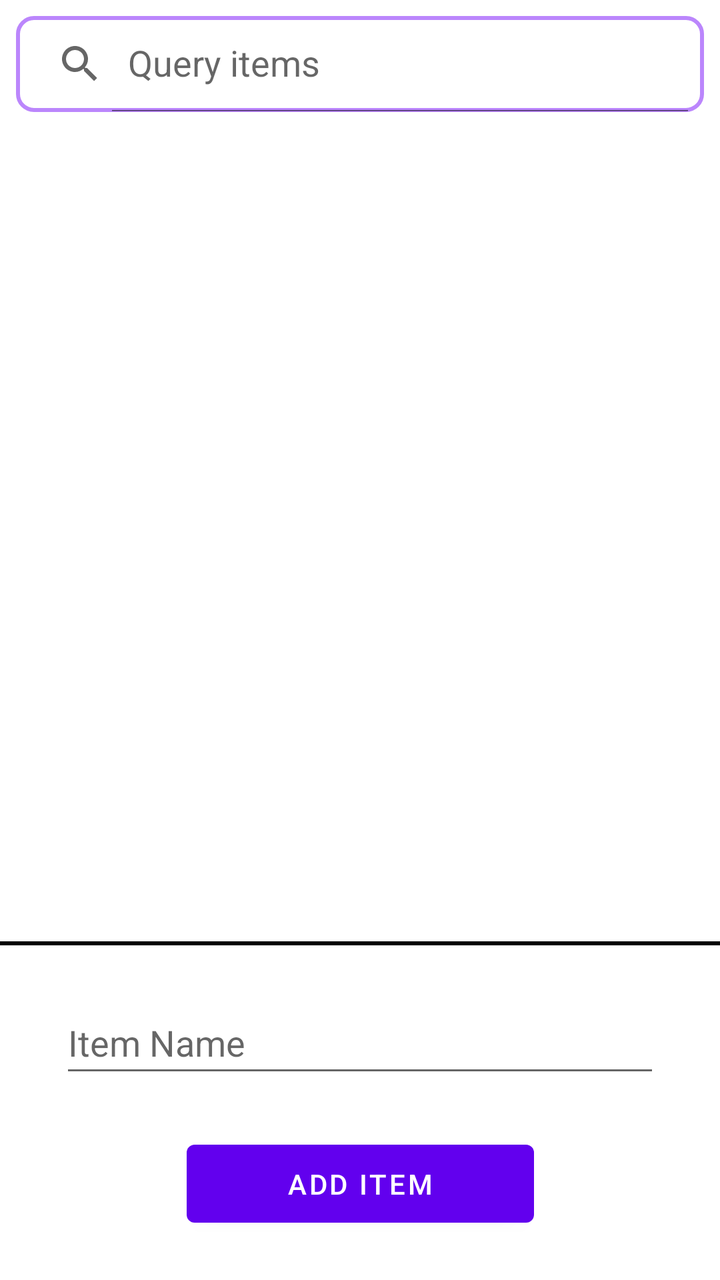
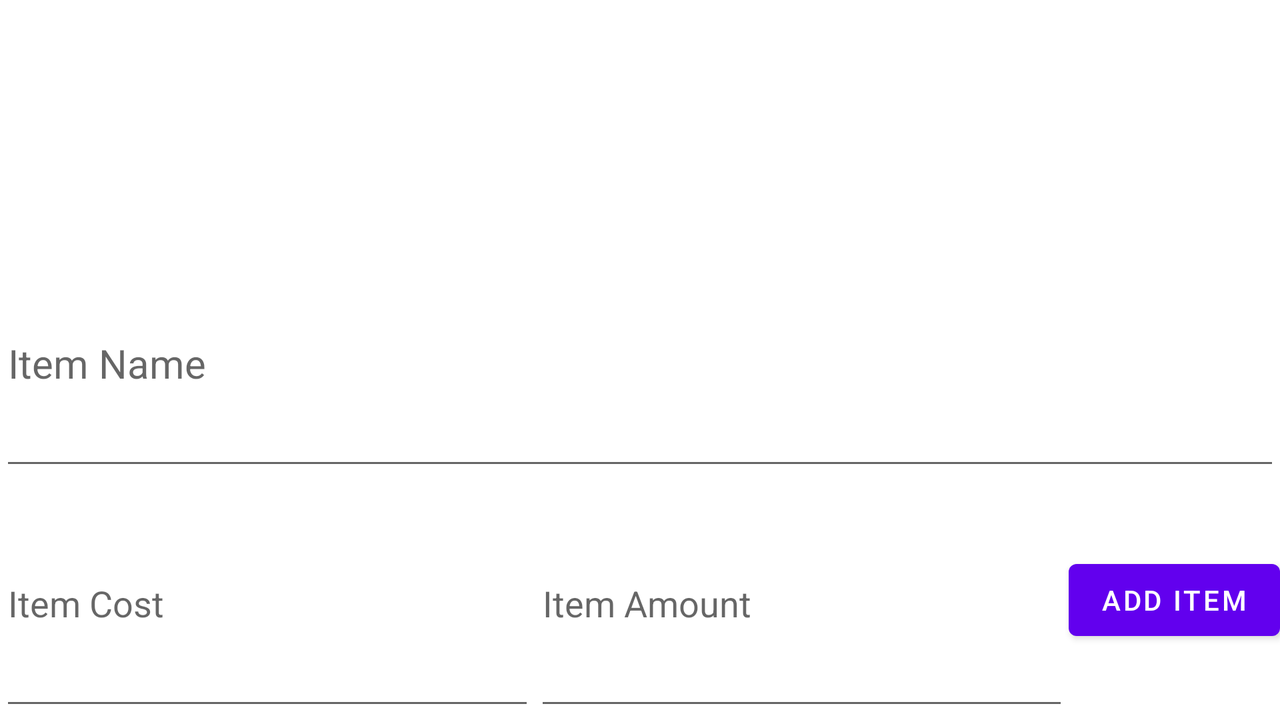

Two renders of one Android screen. The first uses the default layout on a phone; the second uses the alternative layout the repository ships for a different screen configuration, on a matching device. The two XML files are below.
<!-- AndroidManifest.xml: application theme Theme.MyApplication -->
<!-- res/layout/fragment_slideshow.xml -->
<?xml version="1.0" encoding="utf-8"?>
<androidx.constraintlayout.widget.ConstraintLayout xmlns:android="http://schemas.android.com/apk/res/android"
    xmlns:app="http://schemas.android.com/apk/res-auto"
    xmlns:tools="http://schemas.android.com/tools"
    android:layout_width="match_parent"
    android:layout_height="match_parent"
    android:layout_margin="0dp"
    tools:context=".ui.slideshow.SlideshowFragment">

    <androidx.appcompat.widget.SearchView
        android:id="@+id/searchView"
        android:layout_width="0dp"
        android:layout_height="wrap_content"
        android:layout_margin="8dp"
        app:queryHint="Query items"
        app:layout_constraintEnd_toEndOf="parent"
        app:flow_horizontalBias="0.5"
        app:layout_constraintStart_toStartOf="parent"
        app:layout_constraintTop_toTopOf="parent"
        android:background="@drawable/search_view"
        app:iconifiedByDefault="false"
        app:layout_constraintBottom_toTopOf="@+id/scrollView"/>

    <TextView
        android:id="@+id/noItemsAlert"
        android:layout_width="match_parent"
        android:layout_height="wrap_content"
        android:layout_margin="20dp"
        android:text="No items registered yet"
        android:textSize="30sp"
        android:textAlignment="center"
        android:visibility="gone"
        app:layout_constraintStart_toStartOf="parent"
        app:layout_constraintEnd_toEndOf="parent"
        app:layout_constraintTop_toTopOf="parent"
        app:layout_constraintBottom_toTopOf="@+id/guideline2"/>

    <androidx.core.widget.NestedScrollView
        android:id="@+id/scrollView"
        android:layout_width="match_parent"
        android:layout_height="0dp"
        android:fillViewport="true"
        app:layout_constraintBottom_toTopOf="@+id/hr"
        app:layout_constraintEnd_toEndOf="parent"
        app:layout_constraintHorizontal_bias="0.0"
        app:layout_constraintStart_toStartOf="parent"
        app:layout_constraintTop_toBottomOf="@+id/searchView">

        <androidx.recyclerview.widget.RecyclerView
            android:id="@+id/recycle"
            android:layout_width="match_parent"
            android:layout_height="wrap_content">

        </androidx.recyclerview.widget.RecyclerView>
    </androidx.core.widget.NestedScrollView>

    <androidx.constraintlayout.widget.Guideline
        android:id="@+id/guideline2"
        android:layout_width="wrap_content"
        android:layout_height="wrap_content"
        android:orientation="horizontal"
        app:layout_constraintEnd_toEndOf="parent"
        app:layout_constraintStart_toStartOf="parent"
        app:layout_constraintTop_toBottomOf="@+id/scrollView"
        app:layout_constraintBottom_toTopOf="@+id/hr"
        app:layout_constraintGuide_percent="0.7"
        />


    <View
        android:id="@+id/hr"
        android:layout_width="match_parent"
        android:layout_height="2dp"
        android:background="#000000"
        app:layout_constraintBottom_toTopOf="@id/edit1"
        app:layout_constraintEnd_toEndOf="parent"
        app:layout_constraintHorizontal_bias="0.0"
        app:layout_constraintStart_toStartOf="parent"
        app:layout_constraintTop_toBottomOf="@+id/guideline2" />

    <EditText
        android:id="@+id/edit1"
        android:layout_width="match_parent"
        android:layout_height="wrap_content"
        android:layout_marginHorizontal="30dp"
        android:ems="10"
        android:hint="@string/itemName"
        android:inputType="textPersonName"
        android:minHeight="48dp"
        app:layout_constraintBottom_toTopOf="@+id/buttonNewItem"
        app:layout_constraintEnd_toEndOf="parent"
        app:layout_constraintStart_toStartOf="parent"
        app:layout_constraintTop_toBottomOf="@+id/hr" />


    <Button
        android:id="@+id/buttonNewItem"
        android:layout_width="wrap_content"
        android:layout_height="wrap_content"
        android:layout_margin="0dp"
        android:paddingHorizontal="50dp"
        android:paddingVertical="10dp"
        android:text="@string/addItem"
        app:layout_constraintBottom_toBottomOf="parent"
        app:layout_constraintEnd_toEndOf="parent"
        app:layout_constraintStart_toStartOf="parent"
        app:layout_constraintTop_toBottomOf="@+id/edit1" />





</androidx.constraintlayout.widget.ConstraintLayout>
<!-- resources referenced by this layout -->
<resources>
  <!-- drawable search_view (drawable) -->
  <?xml version="1.0" encoding="utf-8"?>
  <shape xmlns:android="http://schemas.android.com/apk/res/android">
      <corners android:radius="8dp"/>
      <stroke android:width="2dp" android:color="@color/purple_200"/>
  </shape>
  <string name="addItem">Add Item</string>
  <string name="itemName">Item Name</string>
  <style name="Theme.MyApplication" parent="Theme.MaterialComponents.DayNight.NoActionBar">
          
          <item name="colorPrimary">@color/purple_500</item>
          <item name="colorPrimaryVariant">@color/purple_700</item>
          <item name="colorOnPrimary">@color/white</item>
          
          <item name="colorSecondary">@color/teal_200</item>
          <item name="colorSecondaryVariant">@color/teal_700</item>
          <item name="colorOnSecondary">@color/black</item>
          
  
          <item name="android:statusBarColor" tools:targetApi="l">?attr/colorPrimaryVariant</item>
      </style>
</resources>
<!-- res/layout-land/fragment_slideshow.xml (the repository's variant of the layout above) -->
<!-- drawn on the phone turned sideways -->
<?xml version="1.0" encoding="utf-8"?>
<androidx.constraintlayout.widget.ConstraintLayout xmlns:android="http://schemas.android.com/apk/res/android"
    xmlns:app="http://schemas.android.com/apk/res-auto"
    xmlns:tools="http://schemas.android.com/tools"
    android:layout_width="match_parent"
    android:layout_height="match_parent"
    android:layout_margin="0dp"
    tools:context=".ui.slideshow.SlideshowFragment">

    <androidx.constraintlayout.widget.ConstraintLayout
        android:id="@+id/top"
        android:layout_width="0dp"
        android:layout_height="0dp"
        app:layout_constraintBottom_toTopOf="@+id/mid"
        app:layout_constraintEnd_toEndOf="parent"
        app:layout_constraintStart_toStartOf="parent"
        app:layout_constraintTop_toTopOf="parent">

        <androidx.recyclerview.widget.RecyclerView
            android:id="@+id/recyclerView"
            android:layout_width="0dp"
            android:layout_height="0dp"
            app:layout_constraintBottom_toBottomOf="parent"
            app:layout_constraintEnd_toEndOf="parent"
            app:layout_constraintStart_toStartOf="parent"
            app:layout_constraintTop_toTopOf="parent" >

        </androidx.recyclerview.widget.RecyclerView>

    </androidx.constraintlayout.widget.ConstraintLayout>

    <androidx.constraintlayout.widget.ConstraintLayout
        android:id="@+id/bottom"
        android:layout_width="0dp"
        android:layout_height="0dp"
        app:layout_constraintBottom_toBottomOf="parent"
        app:layout_constraintEnd_toEndOf="parent"
        app:layout_constraintStart_toStartOf="parent"
        app:layout_constraintTop_toBottomOf="@+id/mid"
        app:layout_constraintVertical_bias="0">

        <EditText
            android:id="@+id/itemCostLand"
            android:layout_width="0dp"
            android:layout_height="0dp"
            android:ems="0"
            android:hint="@string/itemCost"
            android:inputType="number"
            app:layout_constraintBottom_toBottomOf="parent"
            app:layout_constraintEnd_toStartOf="@+id/itemAmountLand"
            app:layout_constraintStart_toStartOf="parent"
            app:layout_constraintTop_toTopOf="parent" />

        <EditText
            android:id="@+id/itemAmountLand"
            android:layout_width="0dp"
            android:layout_height="0dp"
            android:ems="0"
            android:hint="@string/itemAmount"
            android:inputType="number"
            app:layout_constraintBottom_toBottomOf="parent"
            app:layout_constraintEnd_toStartOf="@+id/buttonAddItemLand"
            app:layout_constraintStart_toEndOf="@+id/itemCostLand"
            app:layout_constraintTop_toTopOf="parent" />

        <Button
            android:id="@+id/buttonAddItemLand"
            android:layout_width="wrap_content"
            android:layout_height="wrap_content"
            android:text="@string/addItem"
            app:layout_constraintBottom_toBottomOf="parent"
            app:layout_constraintEnd_toEndOf="parent"
            app:layout_constraintStart_toEndOf="@+id/itemAmountLand"
            app:layout_constraintTop_toTopOf="parent" />
    </androidx.constraintlayout.widget.ConstraintLayout>

    <androidx.constraintlayout.widget.ConstraintLayout
        android:id="@+id/mid"
        android:layout_width="0dp"
        android:layout_height="0dp"
        app:layout_constraintBottom_toTopOf="@+id/bottom"
        app:layout_constraintEnd_toEndOf="parent"
        app:layout_constraintStart_toStartOf="parent"
        app:layout_constraintTop_toBottomOf="@+id/top" >

        <EditText
            android:id="@+id/itemNameLand"
            android:layout_width="0dp"
            android:layout_height="0dp"
            android:hint="@string/itemName"
            android:textSize="20sp"
            app:layout_constraintBottom_toBottomOf="parent"
            app:layout_constraintEnd_toEndOf="parent"
            app:layout_constraintStart_toStartOf="parent"
            app:layout_constraintTop_toTopOf="parent" />

    </androidx.constraintlayout.widget.ConstraintLayout>

</androidx.constraintlayout.widget.ConstraintLayout>
<!-- resources referenced by the variant -->
<!-- as the phone turned sideways resolves them -->
<resources>
  <string name="addItem">Add Item</string>
  <string name="itemAmount">Item Amount</string>
  <string name="itemCost">Item Cost</string>
  <string name="itemName">Item Name</string>
  <style name="Theme.MyApplication" parent="Theme.MaterialComponents.DayNight.NoActionBar">
          
          <item name="colorPrimary">@color/purple_500</item>
          <item name="colorPrimaryVariant">@color/purple_700</item>
          <item name="colorOnPrimary">@color/white</item>
          
          <item name="colorSecondary">@color/teal_200</item>
          <item name="colorSecondaryVariant">@color/teal_700</item>
          <item name="colorOnSecondary">@color/black</item>
          
  
          <item name="android:statusBarColor" tools:targetApi="l">?attr/colorPrimaryVariant</item>
      </style>
</resources>
